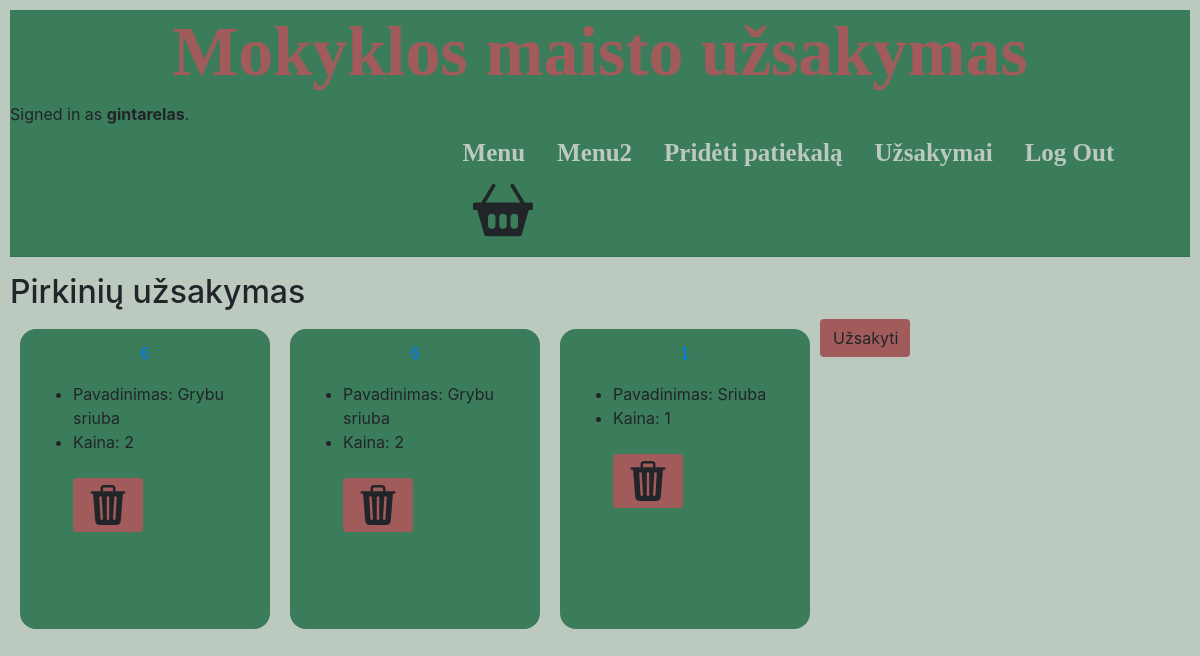
The app's page /watchlist (signed in) with its own data.
### auctions/models.py (models this page shows, shortened)
class User(AbstractUser):
    pass

class MenuListings(models.Model):
    pavadinimas = models.CharField(max_length=64,)
    kaina = models.IntegerField()
    nuotrauka = models.ImageField(upload_to='images')

### auctions/views.py (the view)
# urls.py: path("watchlist", views.watchlist, name="watchlist"),
@login_required
def watchlist(request):
    items = Watchlist.objects.filter(user = request.user.username)
    products = []
    for item in items:
        products.append(MenuListings.objects.get(id=item.product_id))
    empty = False
    if len(products) == 0:
        empty = True
    return render(request, "auctions/watchlist.html", {
        "empty": empty,
        "products": products
    })

### auctions/templates/auctions/watchlist.html (shortened to what this page needs)
{% extends "auctions/layout.html" %}
{% block body %}
    <h2>Pirkinių užsakymas</h2>
        {% for product in products %}
        <div class="card" style="margin: 10px; padding:10px; float: left; width: 250px">
            <p align="center"><a href="{% url 'watchlist' %}">{{ product.id }} </a></p>
        <ul>
            <li>Pavadinimas: {{product.pavadinimas}} </li>
            <li>Kaina: {{product.kaina}} </li>
            <br>
            <form action="watchlist_remove/{{product.id}}" method="post">
                 <button class="btn" style="width:70px; background-color:#A25B5B; margin-right:0px" >
        </div>
        {% empty %}
            <li>No watchlists</li>
        </ul>
        {% endfor %}
    <form action="uzsakymas" method="post">
         <button class="btn" style="width:90px; background-color:#A25B5B; margin-right:0px" >Užsakyti</style>
    </form>
{% endblock %}

### auctions/templates/auctions/layout.html (shortened to what this page needs)
{% load static %}
<!DOCTYPE html>
<html lang="en">
    <head>
        <link rel="stylesheet" href="https://stackpath.bootstrapcdn.com/bootstrap/4.4.1/css/bootstrap.min.css">
        <link href="{% static 'auctions/styles.css' %}" rel="stylesheet">
        <link rel="stylesheet" href="https://cdnjs.cloudflare.com/ajax/libs/font-awesome/4.7.0/css/font-awesome.min.css">
    </head>
    <body >
        <div style="background-color: #3b7c5a">
        <h1 align="center" style="font-family: 'Hahmlet', serif; color: #A25B5B">Mokyklos maisto užsakymas</h1></style>
        <div >
            {% if user.is_authenticated %}
                Signed in as <strong>{{ user.username }}</strong>.
            {% else %}
                Not signed in.
            {% endif %}
        </div>
        <ul class="nav" >
            <li class="nav-item">
                <a class="nav-link" href="{% url 'index' %}">Menu</a>
            </li>
            <li class="nav-item">
                <a class="nav-link" href="{% url 'menu2' %}">Menu2</a>
            </li>
            <li class="nav-item">
                <a class="nav-link" href="{% url 'create_listing' %}">Pridėti patiekalą</a>
            </li>
            <li class="nav-item">
                <a class="nav-link" href="{% url 'uzsakymai' %}">Užsakymai</a>
            </li>
            {% if user.is_authenticated %}
                <li class="nav-item">
                    <a class="nav-link" href="{% url 'logout' %}">Log Out</a>
                </li>
            {% endif %}
            <div style="position: relative; right: 0px;"><input type=button class="btn" style="right:0px" ><svg xmlns="http://www.w3.org/2000/svg" width="60" height="60" fill="currentColor" class="bi bi-basket2-fill" viewBox="0 0 16 16">
                </div>
        </ul>
        <hr>
    </div>
        {% block body %}
        {% endblock %}
    </body>
</html>

### auctions/static/auctions/styles.css (style rules this page uses)
body { padding: 10px; background-color: #bcc9be; }
h1 { font-family: 'Archivo', sans-serif; font-size: 70px; font-weight: bold; }
p { font-family: 'Archivo', sans-serif; }
.card { background-color: #3b7c5a; border-radius: 1rem ; border-width: 3px; display:flex; width: 400px; height: 300px; margin: 30px; margin-left: 50px; padding:10px; float: left; border-color:#3b7c5a; }
.nav { align-items: center; padding-left: 37%; }
.nav-link { color: #bcc9be; font-size: 25px; font-weight: bold; font-family: 'Libre Baskerville', serif; }

### records on screen
User: username "gintarelas"
MenuListings: pavadinimas "Grybu sriuba", kaina "2"
MenuListings: pavadinimas "Sriuba", kaina "1"
